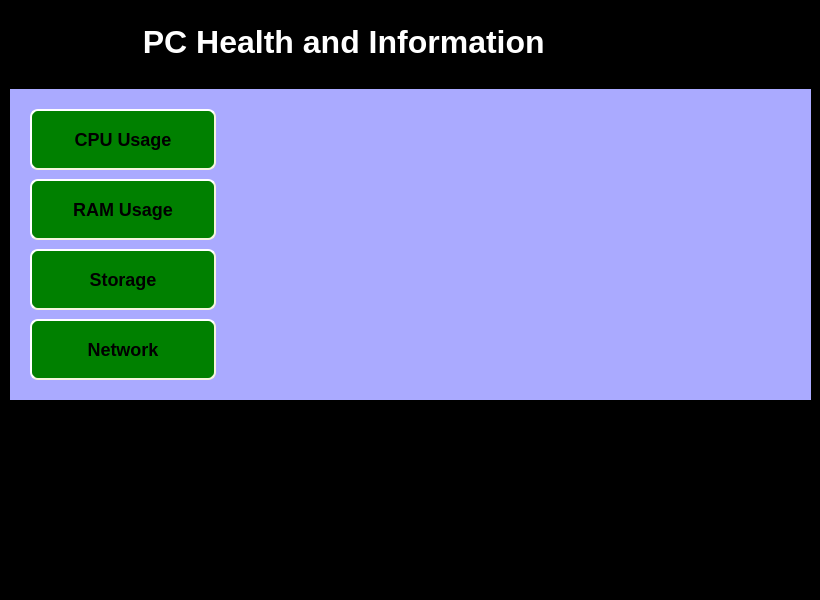
<?xml version="1.0" encoding="UTF-8"?>
<ui version="4.0">
 <class>MainWindow</class>
 <widget class="QMainWindow" name="MainWindow">
  <property name="enabled">
   <bool>true</bool>
  </property>
  <property name="geometry">
   <rect>
    <x>0</x>
    <y>0</y>
    <width>820</width>
    <height>600</height>
   </rect>
  </property>
  <property name="minimumSize">
   <size>
    <width>820</width>
    <height>600</height>
   </size>
  </property>
  <property name="maximumSize">
   <size>
    <width>820</width>
    <height>600</height>
   </size>
  </property>
  <property name="windowTitle">
   <string>PC Health</string>
  </property>
  <property name="autoFillBackground">
   <bool>false</bool>
  </property>
  <property name="styleSheet">
   <string notr="true"> QMainWindow {
     background: black;
 }</string>
  </property>
  <widget class="QWidget" name="centralwidget">
   <widget class="QFrame" name="header_frame">
    <property name="geometry">
     <rect>
      <x>10</x>
      <y>10</y>
      <width>801</width>
      <height>81</height>
     </rect>
    </property>
    <property name="styleSheet">
     <string notr="true">header_frame{
  background: black;
}</string>
    </property>
    <property name="frameShape">
     <enum>QFrame::NoFrame</enum>
    </property>
    <property name="frameShadow">
     <enum>QFrame::Raised</enum>
    </property>
    <widget class="QTextEdit" name="textEdit">
     <property name="enabled">
      <bool>false</bool>
     </property>
     <property name="geometry">
      <rect>
       <x>120</x>
       <y>10</y>
       <width>581</width>
       <height>61</height>
      </rect>
     </property>
     <property name="styleSheet">
      <string notr="true">QTextEdit{
	color: white;
	background-color: black;
}</string>
     </property>
     <property name="frameShape">
      <enum>QFrame::NoFrame</enum>
     </property>
     <property name="html">
      <string>&lt;!DOCTYPE HTML PUBLIC &quot;-//W3C//DTD HTML 4.0//EN&quot; &quot;http://www.w3.org/TR/REC-html40/strict.dtd&quot;&gt;
&lt;html&gt;&lt;head&gt;&lt;meta name=&quot;qrichtext&quot; content=&quot;1&quot; /&gt;&lt;style type=&quot;text/css&quot;&gt;
p, li { white-space: pre-wrap; }
&lt;/style&gt;&lt;/head&gt;&lt;body style=&quot; font-family:'MS Shell Dlg 2'; font-size:7.8pt; font-weight:400; font-style:normal;&quot;&gt;
&lt;p style=&quot; margin-top:0px; margin-bottom:0px; margin-left:0px; margin-right:0px; -qt-block-indent:0; text-indent:0px;&quot;&gt;&lt;span style=&quot; font-size:24pt; font-weight:600;&quot;&gt; PC Health and Information&lt;/span&gt;&lt;/p&gt;&lt;/body&gt;&lt;/html&gt;</string>
     </property>
    </widget>
   </widget>
   <widget class="QFrame" name="footer_frame">
    <property name="geometry">
     <rect>
      <x>10</x>
      <y>399</y>
      <width>801</width>
      <height>181</height>
     </rect>
    </property>
    <property name="frameShape">
     <enum>QFrame::NoFrame</enum>
    </property>
    <property name="frameShadow">
     <enum>QFrame::Raised</enum>
    </property>
   </widget>
   <widget class="QFrame" name="main_frame">
    <property name="geometry">
     <rect>
      <x>10</x>
      <y>89</y>
      <width>801</width>
      <height>311</height>
     </rect>
    </property>
    <property name="styleSheet">
     <string notr="true"> QFrame {
     background: #aaaaff;
 }</string>
    </property>
    <property name="frameShape">
     <enum>QFrame::NoFrame</enum>
    </property>
    <property name="frameShadow">
     <enum>QFrame::Raised</enum>
    </property>
    <widget class="QFrame" name="button_frame">
     <property name="geometry">
      <rect>
       <x>10</x>
       <y>10</y>
       <width>221</width>
       <height>291</height>
      </rect>
     </property>
     <property name="styleSheet">
      <string notr="true">QPushButton{
	background-color: green;
    border-style: outset;
    border-width: 2px;
    border-radius: 8px;
    border-color: beige;
    font: bold 18px;
    padding: 2px;
}

QPushButton:hover{
	background-color: #91ff70;
    border-style: outset;
    border-width: 2px;
    border-radius: 8px;
    border-color: beige;
    font: bold 18px;
    padding: 2px;
	cursor: pointer;
}
</string>
     </property>
     <property name="frameShape">
      <enum>QFrame::NoFrame</enum>
     </property>
     <property name="frameShadow">
      <enum>QFrame::Raised</enum>
     </property>
     <widget class="QPushButton" name="networkBtn">
      <property name="geometry">
       <rect>
        <x>10</x>
        <y>220</y>
        <width>186</width>
        <height>61</height>
       </rect>
      </property>
      <property name="toolTip">
       <string>Check Network status of your PC</string>
      </property>
      <property name="text">
       <string>Network</string>
      </property>
     </widget>
     <widget class="QPushButton" name="ramUsasgeBtn">
      <property name="geometry">
       <rect>
        <x>10</x>
        <y>80</y>
        <width>186</width>
        <height>61</height>
       </rect>
      </property>
      <property name="toolTip">
       <string>Check RAM usage of your PC</string>
      </property>
      <property name="text">
       <string>RAM Usage</string>
      </property>
     </widget>
     <widget class="QPushButton" name="storageBtn">
      <property name="geometry">
       <rect>
        <x>10</x>
        <y>150</y>
        <width>186</width>
        <height>61</height>
       </rect>
      </property>
      <property name="toolTip">
       <string>Check storage of your PC</string>
      </property>
      <property name="text">
       <string>Storage</string>
      </property>
     </widget>
     <widget class="QPushButton" name="cpuUsasgeBtn">
      <property name="geometry">
       <rect>
        <x>10</x>
        <y>10</y>
        <width>186</width>
        <height>61</height>
       </rect>
      </property>
      <property name="toolTip">
       <string>Check CPU usage of your PC</string>
      </property>
      <property name="styleSheet">
       <string notr="true"/>
      </property>
      <property name="text">
       <string>CPU Usage</string>
      </property>
     </widget>
    </widget>
   </widget>
  </widget>
 </widget>
 <resources/>
 <connections/>
</ui>
